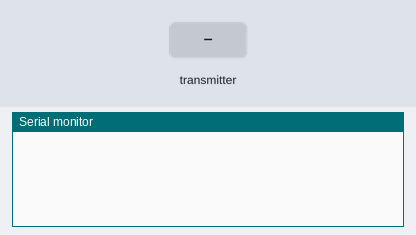
Bench run of a sketch on a simulated ESP32. Parts: the last lines printed to the serial monitor. The inputs (shaded band) are chosen by the test bench.

Above: at 1.2 s.
1.3 s: the transmitter starts sending a = 0
At 1.66 s:
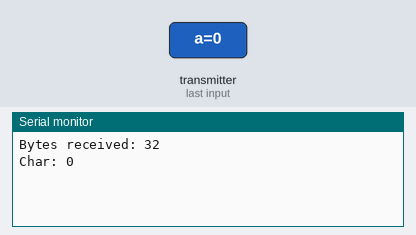
2.8 s: the transmitter starts sending a = 1
At 3.16 s:
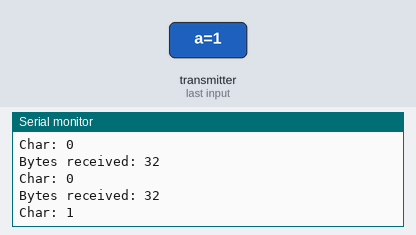

The sketch:

ESPNOW_ESP32_Receiver_v3.0.ino
```cpp
#include <esp_now.h>
#include <WiFi.h>


//Structure of the data being sent to us with ESPNOW
typedef struct message_struct {
  char a[32];
} message_struct;

message_struct receivedData;


// callback function that will be executed when data is received
void OnDataRecv(const uint8_t * mac, const uint8_t *incomingData, int len) {
  memcpy(&receivedData, incomingData, sizeof(receivedData));  //copies incoming data into the receivedData variable which is a struct
  Serial.print("Bytes received: ");
  Serial.println(len);
  Serial.print("Char: ");
  Serial.println(receivedData.a);
  Serial.println();
}

void setup() {
    // Init Serial Monitor
  Serial.begin(115200);

  // Set device as a Wi-Fi Station
  WiFi.mode(WIFI_STA);

  // Init ESP-NOW
  if (esp_now_init() != ESP_OK) {
    Serial.println("Error initializing ESP-NOW");
    return;

  }

  // Once ESPNow is successfully Init, we will register for recv CB to
  // get recv packer info
  esp_now_register_recv_cb(esp_now_recv_cb_t(OnDataRecv));
}


//
void loop() {

}
```

Measured:
- after the input at 1.3 s, the serial monitor: prints a new line after 0.05 s (image 1)
- after the input at 2.8 s, the serial monitor: prints a new line after 0.05 s (image 2)
